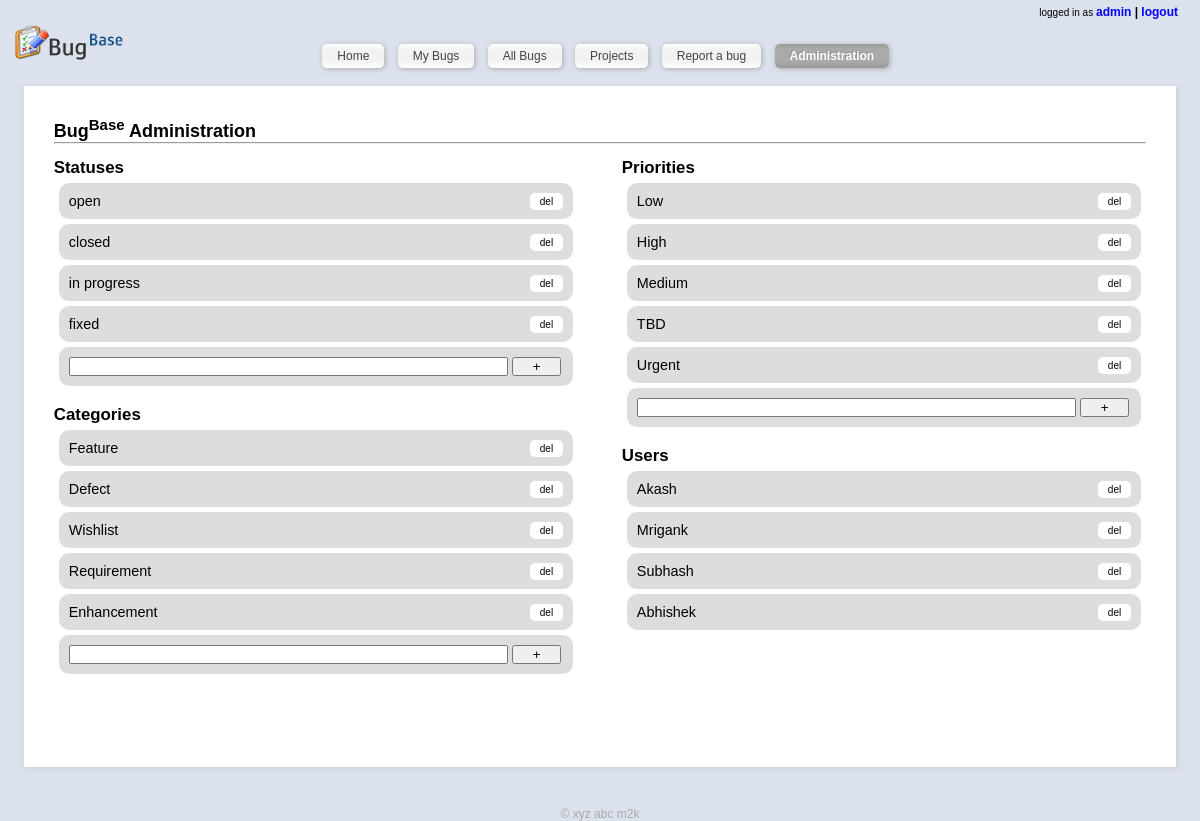
/index.php?page=admin (signed in), run on the app's committed database.
### tables this page shows
CREATE TABLE IF NOT EXISTS `users` (
  `id` int(11) NOT NULL AUTO_INCREMENT,
  `username` varchar(50) NOT NULL,
  `password` varchar(500) NOT NULL,
  `name` varchar(500) NOT NULL,
  `email` varchar(500) NOT NULL DEFAULT 'none',
  `is_admin` int(11) NOT NULL DEFAULT '0',
  PRIMARY KEY (`id`)
);

CREATE TABLE IF NOT EXISTS `statuses` (
  `id` int(11) NOT NULL AUTO_INCREMENT,
  `label` varchar(100) NOT NULL,
  PRIMARY KEY (`id`)
);

CREATE TABLE IF NOT EXISTS `categories` (
  `id` int(11) NOT NULL AUTO_INCREMENT,
  `label` varchar(100) NOT NULL,
  PRIMARY KEY (`id`)
);

CREATE TABLE IF NOT EXISTS `priorities` (
  `id` int(11) NOT NULL AUTO_INCREMENT,
  `label` varchar(100) NOT NULL,
  PRIMARY KEY (`id`)
);

### index.php (called while the page is built, shortened)
<?php
$smarty = new Smarty;
include_once('includes/models.inc.php');
if (loggedIn()){
	$template = 'home.html';
	$smarty->assign('subtitle', 'home');
} else {
	$template = 'login.html';
	$smarty->assign('subtitle', 'Login');
}
if (!isset($_GET['page']))
	$page = '';
else
	$page = $_GET['page'];
switch ($page){
		case 'admin':
			$template = 'admin.html';
			$smarty->assign('subtitle', 'Administration');
			$smarty->assign('users', getUserNameList());
			$formdata = getNewFormData();
			foreach($formdata as $key=>$val){
				$smarty->assign($key, $val);
			}
			break;
}
$smarty->display('header.html');
$smarty->display($template);
?>

### includes/models.inc.php (called while the page is built, shortened)
<?php
function getTableArray($tablename){
	$rows = array();
	$index = 0;
	$query = "SELECT * from $tablename;";
	$result = mysql_query($query);
	while ($row = mysql_fetch_assoc($result)){
		$rows[$index++] = $row;
	}
	return $rows;
}
function getNewFormData(){
	$formdata = array ( 'projects' => getTableArray('projects'),
						'priorities' => getTableArray('priorities'),
						'statuses' => getTableArray('statuses'),
						'categories' => getTableArray('categories')
					);
	return $formdata;
}
function getUserNameList(){
	return getTableArray('users');
}
?>

### templates_c/%%FC^FCD^FCD2B37A%%admin.html.php (the view, shortened to what this page needs)
<div id='contentSpacer'>
	<h2>Bug<sup>Base</sup> Administration</h2>
	<hr /> <br />
	<div id='leftBox'>
		<div class='welcomeReport'>
			<h3>Statuses</h3>
			<?php unset($this->_sections['i']);
$this->_sections['i']['name'] = 'i';
$this->_sections['i']['loop'] = is_array($_loop=$this->_tpl_vars['statuses']) ? count($_loop) : max(0, (int)$_loop); unset($_loop);
$this->_sections['i']['show'] = true;
$this->_sections['i']['max'] = $this->_sections['i']['loop'];
$this->_sections['i']['step'] = 1;
$this->_sections['i']['start'] = $this->_sections['i']['step'] > 0 ? 0 : $this->_sections['i']['loop']-1;
if ($this->_sections['i']['show']) {
    $this->_sections['i']['total'] = $this->_sections['i']['loop'];
} else
    $this->_sections['i']['total'] = 0;
if ($this->_sections['i']['show']):
            for ($this->_sections['i']['index'] = $this->_sections['i']['start'], $this->_sections['i']['iteration'] = 1;
                 $this->_sections['i']['iteration'] <= $this->_sections['i']['total'];
                 $this->_sections['i']['index'] += $this->_sections['i']['step'], $this->_sections['i']['iteration']++):
$this->_sections['i']['rownum'] = $this->_sections['i']['iteration'];
$this->_sections['i']['index_prev'] = $this->_sections['i']['index'] - $this->_sections['i']['step'];
$this->_sections['i']['index_next'] = $this->_sections['i']['index'] + $this->_sections['i']['step'];
$this->_sections['i']['first']      = ($this->_sections['i']['iteration'] == 1);
$this->_sections['i']['last']       = ($this->_sections['i']['iteration'] == $this->_sections['i']['total']);
?>
				<p><?php echo $this->_tpl_vars['statuses'][$this->_sections['i']['index']]['label']; ?>
 <span><a href="/index.php?page=delStatus&status=<?php echo $this->_tpl_vars['statuses'][$this->_sections['i']['index']]['id']; ?>
">del</a></span> </p>
			<?php endfor; endif; ?>
			<div>
				<form action='/index.php?page=addStatus' method='post'>
					<input type='text' name='label'/>
					<button type='submit'>+</button>
				</form>
			</div>
		</div>
		<br />
		<div class='welcomeReport'>
			<h3>Categories</h3>
			<?php unset($this->_sections['i']);
$this->_sections['i']['name'] = 'i';
$this->_sections['i']['loop'] = is_array($_loop=$this->_tpl_vars['categories']) ? count($_loop) : max(0, (int)$_loop); unset($_loop);
$this->_sections['i']['show'] = true;
$this->_sections['i']['max'] = $this->_sections['i']['loop'];
$this->_sections['i']['step'] = 1;
$this->_sections['i']['start'] = $this->_sections['i']['step'] > 0 ? 0 : $this->_sections['i']['loop']-1;
if ($this->_sections['i']['show']) {
    $this->_sections['i']['total'] = $this->_sections['i']['loop'];
} else
    $this->_sections['i']['total'] = 0;
if ($this->_sections['i']['show']):
            for ($this->_sections['i']['index'] = $this->_sections['i']['start'], $this->_sections['i']['iteration'] = 1;
                 $this->_sections['i']['iteration'] <= $this->_sections['i']['total'];
                 $this->_sections['i']['index'] += $this->_sections['i']['step'], $this->_sections['i']['iteration']++):
$this->_sections['i']['rownum'] = $this->_sections['i']['iteration'];
$this->_sections['i']['index_prev'] = $this->_sections['i']['index'] - $this->_sections['i']['step'];
$this->_sections['i']['index_next'] = $this->_sections['i']['index'] + $this->_sections['i']['step'];
$this->_sections['i']['first']      = ($this->_sections['i']['iteration'] == 1);
$this->_sections['i']['last']       = ($this->_sections['i']['iteration'] == $this->_sections['i']['total']);
?>
				<p><?php echo $this->_tpl_vars['categories'][$this->_sections['i']['index']]['label']; ?>
 <span><a href="/index.php?page=delCat&cat=<?php echo $this->_tpl_vars['categories'][$this->_sections['i']['index']]['id']; ?>
">del</a></span> </p>
			<?php endfor; endif; ?>
			<div>
				<form action='/index.php?page=addCat' method='post'>
					<input type='text' name='label'/>
					<button type='submit'>+</button>
				</form>
			</div>
		</div>
	</div>
	<div id='rightBox'>
		<div class='welcomeReport'>
			<h3>Priorities</h3>
			<?php unset($this->_sections['i']);
$this->_sections['i']['name'] = 'i';
$this->_sections['i']['loop'] = is_array($_loop=$this->_tpl_vars['priorities']) ? count($_loop) : max(0, (int)$_loop); unset($_loop);
$this->_sections['i']['show'] = true;
$this->_sections['i']['max'] = $this->_sections['i']['loop'];
$this->_sections['i']['step'] = 1;
$this->_sections['i']['start'] = $this->_sections['i']['step'] > 0 ? 0 : $this->_sections['i']['loop']-1;
if ($this->_sections['i']['show']) {
    $this->_sections['i']['total'] = $this->_sections['i']['loop'];
} else
    $this->_sections['i']['total'] = 0;
if ($this->_sections['i']['show']):
            for ($this->_sections['i']['index'] = $this->_sections['i']['start'], $this->_sections['i']['iteration'] = 1;
                 $this->_sections['i']['iteration'] <= $this->_sections['i']['total'];
                 $this->_sections['i']['index'] += $this->_sections['i']['step'], $this->_sections['i']['iteration']++):
$this->_sections['i']['rownum'] = $this->_sections['i']['iteration'];
$this->_sections['i']['index_prev'] = $this->_sections['i']['index'] - $this->_sections['i']['step'];
$this->_sections['i']['index_next'] = $this->_sections['i']['index'] + $this->_sections['i']['step'];
$this->_sections['i']['first']      = ($this->_sections['i']['iteration'] == 1);
$this->_sections['i']['last']       = ($this->_sections['i']['iteration'] == $this->_sections['i']['total']);
?>
				<p><?php echo $this->_tpl_vars['priorities'][$this->_sections['i']['index']]['label']; ?>
 <span><a href="/index.php?page=delPri&pri=<?php echo $this->_tpl_vars['priorities'][$this->_sections['i']['index']]['id']; ?>
">del</a></span> </p>
			<?php endfor; endif; ?>
			<div>
				<form action='/index.php?page=addPri' method='post'>
					<input type='text' name='label'/>
					<button type='submit'>+</button>
				</form>
			</div>
		</div>
		<br />
		<div class='welcomeReport'>
			<h3>Users</h3>
			<?php unset($this->_sections['i']);
$this->_sections['i']['name'] = 'i';
$this->_sections['i']['loop'] = is_array($_loop=$this->_tpl_vars['users']) ? count($_loop) : max(0, (int)$_loop); unset($_loop);
$this->_sections['i']['show'] = true;
$this->_sections['i']['max'] = $this->_sections['i']['loop'];
$this->_sections['i']['step'] = 1;
$this->_sections['i']['start'] = $this->_sections['i']['step'] > 0 ? 0 : $this->_sections['i']['loop']-1;
if ($this->_sections['i']['show']) {
    $this->_sections['i']['total'] = $this->_sections['i']['loop'];
} else
    $this->_sections['i']['total'] = 0;
if ($this->_sections['i']['show']):
            for ($this->_sections['i']['index'] = $this->_sections['i']['start'], $this->_sections['i']['iteration'] = 1;
                 $this->_sections['i']['iteration'] <= $this->_sections['i']['total'];
                 $this->_sections['i']['index'] += $this->_sections['i']['step'], $this->_sections['i']['iteration']++):
$this->_sections['i']['rownum'] = $this->_sections['i']['iteration'];
$this->_sections['i']['index_prev'] = $this->_sections['i']['index'] - $this->_sections['i']['step'];
$this->_sections['i']['index_next'] = $this->_sections['i']['index'] + $this->_sections['i']['step'];
$this->_sections['i']['first']      = ($this->_sections['i']['iteration'] == 1);
$this->_sections['i']['last']       = ($this->_sections['i']['iteration'] == $this->_sections['i']['total']);
?>
			<?php if ($this->_tpl_vars['users'][$this->_sections['i']['index']]['is_admin'] != '1'): ?>
				<p><?php echo $this->_tpl_vars['users'][$this->_sections['i']['index']]['name']; ?>
 <span><a href="javascript:showWarning('#aa<?php echo $this->_sections['i']['index']; ?>
', '/index.php?page=delUser&uid=<?php echo $this->_tpl_vars['users'][$this->_sections['i']['index']]['id']; ?>
')" id='aa<?php echo $this->_sections['i']['index']; ?>
' >del</a></span></p>
			<?php endif; ?>
			<?php endfor; endif; ?>
		</div>
	</div>
</div>

### templates_c/%%71^714^714F4B17%%header.html.php (shortened to what this page needs)
<!DOCTYPE html PUBLIC "-//W3C//DTD XHTML 1.0 Transitional//EN"
  "http://www.w3.org/TR/xhtml1/DTD/xhtml1-transitional.dtd">
<html xmlns="http://www.w3.org/1999/xhtml">
<head>
  <link rel="stylesheet" href="/static/style.css" type="text/css" media="screen" title="bugbase stylesheet" charset="utf-8" />
</head>
<body>
<div id='wrapper'>
  <div id='headarea'>
    <div id='topmenu'>
		<?php if (isset ( $this->_tpl_vars['user_id'] )): ?>
			<small>logged in as </small>
			<strong>
				<a href='#'><?php echo $this->_tpl_vars['user_name']; ?>
</a> | <a href='/index.php?page=logout'>logout</a>
			</strong>
		<?php endif; ?>
    </div>
    <div id='headcontent'>
      <?php if (isset ( $this->_tpl_vars['user_id'] )): ?>
		<div class='baseLogo'>
			<a href='/'>
				<img src='/static/images/bugbase_small.png' alt='Bugbase - home' />
			</a>
		</div>
		<div class='mainMenu'>
			<ul>
				<li class='<?php if (( $this->_tpl_vars['currentpage'] == 'home' )): ?>rounded_selected<?php else: ?>rounded<?php endif; ?>'>
					<a href='/index.php?page=home'>Home</a>
				</li>
				<li class='<?php if (( $this->_tpl_vars['currentpage'] == 'mybugs' )): ?>rounded_selected<?php else: ?>rounded<?php endif; ?>'>
					<a href='/index.php?page=list&filter=self'>My Bugs</a>
				</li>
				<li class='<?php if (( $this->_tpl_vars['currentpage'] == 'allbugs' )): ?>rounded_selected<?php else: ?>rounded<?php endif; ?>'>
					<a href='/index.php?page=list'>All Bugs</a>
				</li>
				<li class='<?php if (( $this->_tpl_vars['currentpage'] == 'projects' )): ?>rounded_selected<?php else: ?>rounded<?php endif; ?>'>
					<a href='/index.php?page=projects'>Projects</a>
				</li>
				<li class='<?php if (( $this->_tpl_vars['currentpage'] == 'reportNew' )): ?>rounded_selected<?php else: ?>rounded<?php endif; ?>'>
					<a href='/index.php?page=reportNew'>Report a bug</a>
				</li>
				<?php if (( $this->_tpl_vars['isadmin'] == '1' )): ?>
					<li class='<?php if (( $this->_tpl_vars['currentpage'] == 'admin' )): ?>rounded_selected<?php else: ?>rounded<?php endif; ?>'>
						<a href='/index.php?page=admin'>Administration</a>
					</li>
				<?php endif; ?>
			</ul>
		</div>
      <?php endif; ?>
    </div>
  </div>
  <div id='content'>

### static/style.css (style rules this page uses)
* { margin:0px; padding:0px; text-decoration:none; }
img { border: 0px; }
a { color:blue; }
body { text-align:center; font-size:12px; font-family: helvetica,arial,freesans,clean,sans-serif; background-color: #dbe1ed; }
#wrapper { width:98%; margin:0px auto; text-align:left; }
#topmenu { text-align:right; font-size:1em; padding-right:10px; padding-top:5px; }
#headarea { min-height:40px; }
.baseLogo { display:inline-block; }
.mainMenu { text-align:center; width:80%; display:inline-block; }
.mainMenu ul li { list-style:none; display:inline-block; }
.mainMenu ul li a { color:#444; }
#content { min-height:400px; margin:0px auto; width:98%; }
#leftBox, #rightBox { text-align:center; width:48%; display:inline-block; }
#rightBox { float:right; }
.welcomeReport { text-align:left; font-size:1.2em; }
.welcomeReport p, .welcomeReport div { background: #dddddd; border-radius:10px; -moz-border-radius:10px; padding:10px; margin:5px; }
.welcomeReport div input { width:88%; }
.welcomeReport div button { width:10%; }
.welcomeReport p a { font-size:1.5em; font-weight:bold; border-bottom:1px #444 dotted; }
.welcomeReport p span a { font-size:0.7em; font-weight:normal; border-bottom:none; color:#000; background:#fff; border-radius:5px; padding:3px 10px; float:right; }
.rounded { background-color: #f4f4f4; background: -webkit-gradient(linear, left top, left bottom, from(#ffffff), to(#ffffff), color-stop(0.2, #f4f4f4), color-stop(0.3, #f2f2f2), color-stop(0.7, #f2f2f2)); color:#333; border-radius:5px; -moz-border-radius:5px; padding:5px 15px; margin:5px 5px -5px 5px; font-size:1.0em; -webkit-box-shadow: 1px 1px 5px #aaa; -moz-box-shadow: 1px 1px 5px #aaa; overflow:hidden; }
.rounded_selected { background-color: #999; background: -webkit-gradient(linear, left top, left bottom, from(#999), to(#999), color-stop(0.2, #aaa), color-stop(0.3, #aaa), color-stop(0.7, #aaa)); color:#fff; font-weight:bold; border-radius:5px; -moz-border-radius:5px; padding:5px 15px; margin:5px 5px -5px 5px; font-size:1.0em; -webkit-box-shadow: 1px 1px 5px #aaa; -moz-box-shadow: 1px 1px 5px #aaa; overflow:hidden; }
.mainMenu ul .rounded_selected a { color: #fff; text-shadow: -1px -1px 1px #959595; }
#contentSpacer { margin-top:20px; background:#ffffff; -webkit-box-shadow:1px 1px 5px #ccc; -moz-box-shadow:1px 1px 5px #ccc; padding:30px; }

### data on the page
users: username "admin", is_admin.label "Defect", is_admin.label "High", _sections "Akash"
statuses: label "open"
statuses: label "closed"
statuses: label "in progress"
statuses: label "fixed"
categories: label "Feature"
categories: label "Wishlist"
categories: label "Requirement"
categories: label "Enhancement"
priorities: label "Low"
priorities: label "Medium"
priorities: label "TBD"
priorities: label "Urgent"
users: name "Mrigank"
users: name "Subhash"
users: name "Abhishek"
